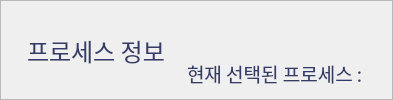
           <widget class="QFrame" name="program_page_container_frame">
            <property name="styleSheet">
             <string notr="true">QLabel {
	color: #343C6A;
}

QLabel#page_title {
	margin: 9px;
	font: 81 18pt &quot;SUIT ExtraBold&quot;;
}</string>
            </property>
            <property name="frameShape">
             <enum>QFrame::StyledPanel</enum>
            </property>
            <property name="frameShadow">
             <enum>QFrame::Raised</enum>
            </property>
            <layout class="QHBoxLayout" name="horizontalLayout_2">
             <item>
              <widget class="QLabel" name="page_title">
               <property name="font">
                <font>
                 <family>SUIT ExtraBold</family>
                 <pointsize>18</pointsize>
                 <weight>10</weight>
                 <italic>false</italic>
                 <bold>false</bold>
                </font>
               </property>
               <property name="text">
                <string>프로세스 정보</string>
               </property>
               <property name="margin">
                <number>15</number>
               </property>
              </widget>
             </item>
             <item alignment="Qt::AlignRight|Qt::AlignBottom">
              <widget class="QLabel" name="selected_process_text">
               <property name="font">
                <font>
                 <family>SUIT SemiBold</family>
                 <pointsize>14</pointsize>
                 <weight>7</weight>
                 <italic>false</italic>
                 <bold>false</bold>
                </font>
               </property>
               <property name="text">
                <string>현재 선택된 프로세스 : </string>
               </property>
              </widget>
             </item>
             <item>
              <widget class="QWidget" name="show_selected_process" native="true">
               <property name="maximumSize">
                <size>
                 <width>200</width>
                 <height>1000</height>
                </size>
               </property>
               <property name="styleSheet">
                <string notr="true">font-size: 14px;</string>
               </property>
               <layout class="QHBoxLayout" name="horizontalLayout_28">
                <property name="spacing">
                 <number>0</number>
                </property>
                <property name="leftMargin">
                 <number>0</number>
                </property>
                <property name="topMargin">
                 <number>0</number>
                </property>
                <property name="rightMargin">
                 <number>0</number>
                </property>
                <property name="bottomMargin">
                 <number>0</number>
                </property>
                <item alignment="Qt::AlignHCenter|Qt::AlignBottom">
                 <widget class="QLabel" name="selected_process_label">
                  <property name="minimumSize">
                   <size>
                    <width>0</width>
                    <height>50</height>
                   </size>
                  </property>
                  <property name="maximumSize">
                   <size>
                    <width>16777215</width>
                    <height>200</height>
                   </size>
                  </property>
                  <property name="text">
                   <string/>
                  </property>
                  <property name="alignment">
                   <set>Qt::AlignCenter</set>
                  </property>
                 </widget>
                </item>
               </layout>
              </widget>
             </item>
            </layout>
           </widget>
